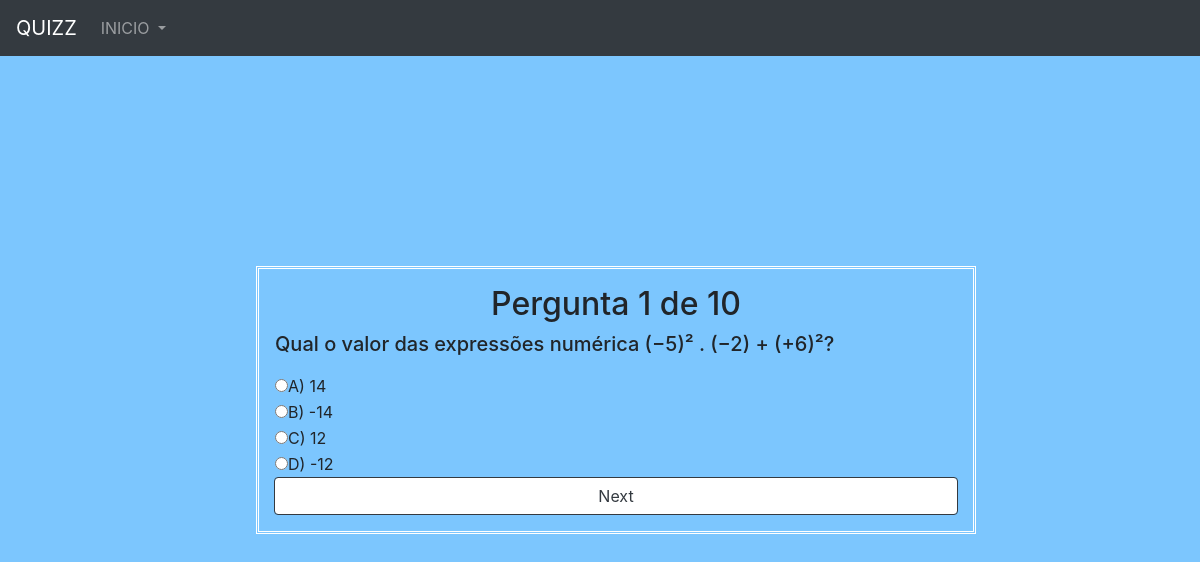
Page /showquizz on the committed database.
### core/models.py (models this page shows, shortened)
class BaseModel(models.Model):
    objects = models.Manager()
    class Meta:
        abstract = True

class Question(BaseModel):
    pergunta = models.TextField('Pergunta')
    correta = models.CharField('Questao correta', max_length=1)
    solucao = models.TextField('solucao')
    nivel = models.IntegerField('nivel')
    a = models.TextField()
    b = models.TextField()
    c = models.TextField()
    d = models.TextField()

### core/views.py (the view)
# urls.py: path('showquizz', showquizz, name="showquizz"),
def showquizz(request):
    objeto = question_global  # pego o total de objetos que quero aleatoriamente
    paginator = Paginator(objeto, 1)  # comeco na primeira pagina
    try:
        page = int(request.GET.get('page', '1'))
    except:
        page = 1
    try:
        questions = paginator.page(page)
    except(EmptyPage, InvalidPage):
        questions = paginator.page(paginator.num_pages)
    context = {
        'objeto': objeto,
        'questions': questions,
        'count': pag_total
    }
    return render(request, 'showquizz.html', context)

### core/templates/showquizz.html (shortened to what this page needs)
{% load bootstrap4 %}
<!DOCTYPE html>
<html lang="en">
<head>
    {%bootstrap_css%}
</head>
<body>
    <div class="navbar">
        <div class="navbar navbar-expand-lg fixed-top navbar-dark bg-dark" style="">
            <a href="../" class="navbar-brand"><font style="vertical-align: inherit;"><font style="vertical-align: inherit;">QUIZZ</font></font></a>
            <div class="collapse navbar-collapse" id="navbarResponsive">
                <ul class="navbar-nav">
                    <li class="nav-item dropdown">
                        <a class="nav-link dropdown-toggle" data-toggle="dropdown" href="#" id="themes"><font style="vertical-align: inherit;"><font style="vertical-align: inherit;">INICIO </font></font></a>
                    </li>
                </ul>
            </div>
        </div>
    </div>
    <div class="container">
        <center><h2>Pergunta {{ questions.end_index }} de  {{count}}</h2></center>
        <div>
            {% for question in questions %}
            <form id="myForm">
            <table>
                <tr><td><label><h5>{{question.pergunta}}</h5></label></td></tr>
                <tr><td><input type="radio" class="rb" name="name" id="a" value="A">A) {{question.a}}</td></tr>
                 <tr><td><input type="radio" class="rb" name="name" id="b" value="B">B) {{question.b}}</td></tr>
                 <tr><td><input type="radio" class="rb" name="name" id="c" value="C">C) {{question.c}}</td></tr>
                 <tr><td><input type="radio" class="rb" name="name" id="d" value="D">D) {{question.d}}</td></tr>
            </table>
            </form>
            {% endfor %}
            <div class="paginetor">
                <div class="form-group">
                    {%  if questions.has_next %}
                    <a href="?page={{ questions.next_page_number }}"><button class="form-control btn-outline-dark" size="5" id="save_ans">Next</button></a>
                    {% else %}
                    <a href="resultado"><button class="btn form-control btn-success" id="save_ans">Submit Quiz</button></a>
                    {% endif %}
                </div>
            </div>
        </div>
    </div>
</body>
</html>

### core/templates/showquizz.html (style rules this page uses)
body { background-color: #7cc6fe; display: flex; justify-content: center; align-items: center; min-height: 100vh; }
.container { width: 60%; margin: 100px 160px; box-sizing: border-box; border: double white; display: block;s justify-content: center; align-items: center; flex-wrap: wrap; padding-top: 1rem; }

### rows in the picture
Question: pergunta "Qual o valor das expressões numérica (−5)² . (−2) + (+6)²?", a "14", b "-14", c "12", d "-12"

### other values in the picture
{{ questions.end_index }} "1"
{{ count }} "10"
